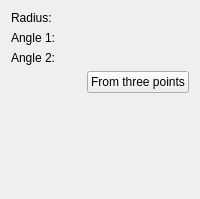
        <widget class="QWidget" name="page10_circle">
         <layout class="QGridLayout" name="gridLayout_3">
          <item row="0" column="0">
           <layout class="QGridLayout" name="circleParameters">
            <property name="margin">
             <number>0</number>
            </property>
            <property name="spacing">
             <number>6</number>
            </property>
            <item row="0" column="0">
             <widget class="QLabel" name="Radius">
              <property name="text">
               <string>Radius:</string>
              </property>
             </widget>
            </item>
            <item row="1" column="0">
             <widget class="QLabel" name="Angle0">
              <property name="text">
               <string>Angle 1:</string>
              </property>
             </widget>
            </item>
            <item row="2" column="0">
             <widget class="QLabel" name="Angle1">
              <property name="text">
               <string>Angle 2:</string>
              </property>
             </widget>
            </item>
            <item row="1" column="1">
             <widget class="Gui::QuantitySpinBox" name="circleAngle0">
              <property name="unit" stdset="0">
               <string notr="true">deg</string>
              </property>
              <property name="value">
               <double>0.000000000000000</double>
              </property>
             </widget>
            </item>
            <item row="2" column="1">
             <widget class="Gui::QuantitySpinBox" name="circleAngle1">
              <property name="unit" stdset="0">
               <string notr="true">deg</string>
              </property>
              <property name="value">
               <double>360.000000000000000</double>
              </property>
             </widget>
            </item>
            <item row="0" column="1">
             <widget class="Gui::QuantitySpinBox" name="circleRadius">
              <property name="unit" stdset="0">
               <string notr="true">mm</string>
              </property>
              <property name="value">
               <double>2.000000000000000</double>
              </property>
             </widget>
            </item>
           </layout>
          </item>
          <item row="1" column="0">
           <layout class="QHBoxLayout" name="horizontalLayout">
            <item>
             <spacer name="horizontalSpacer">
              <property name="orientation">
               <enum>Qt::Horizontal</enum>
              </property>
              <property name="sizeHint" stdset="0">
               <size>
                <width>40</width>
                <height>20</height>
               </size>
              </property>
             </spacer>
            </item>
            <item>
             <widget class="QPushButton" name="buttonCircleFromThreePoints">
              <property name="text">
               <string>From three points</string>
              </property>
             </widget>
            </item>
           </layout>
          </item>
          <item row="2" column="0">
           <spacer name="verticalSpacer">
            <property name="orientation">
             <enum>Qt::Vertical</enum>
            </property>
            <property name="sizeHint" stdset="0">
             <size>
              <width>20</width>
              <height>95</height>
             </size>
            </property>
           </spacer>
          </item>
         </layout>
        </widget>
